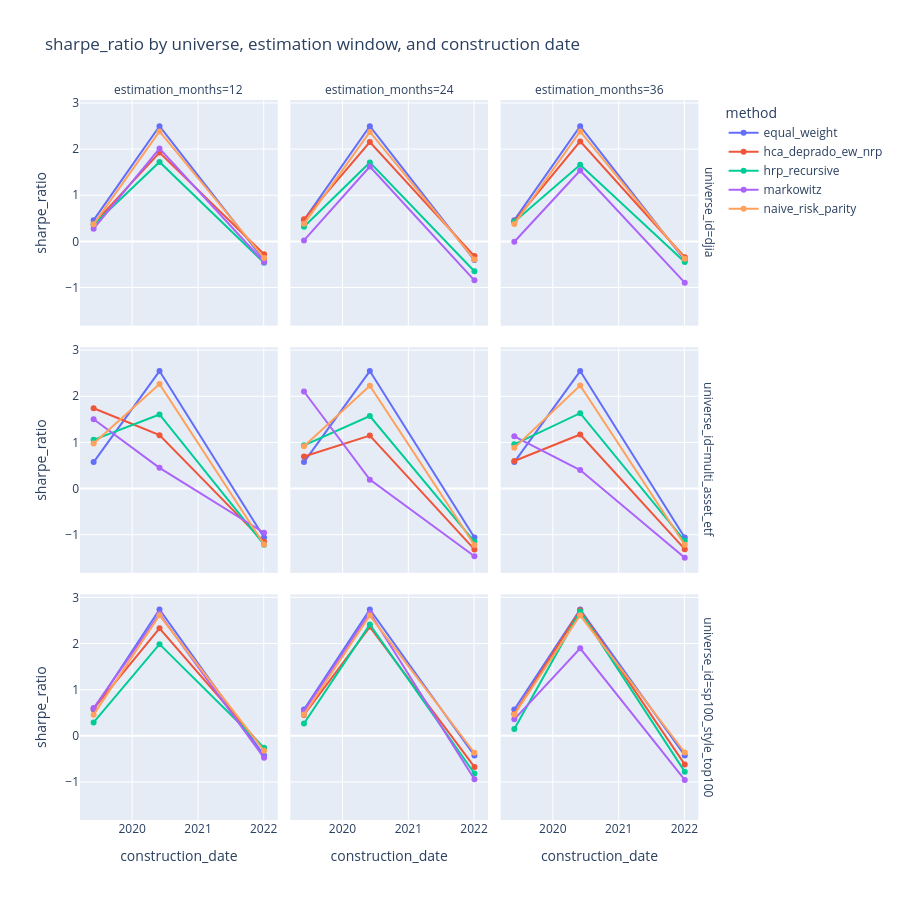

Source (notebook cell):
### Markdown cell above
## Compare A Metric Across All Runs

### Code cell
METRIC = "sharpe_ratio"

fig = px.line(
    summary.sort_values(["universe_id", "estimation_months", "construction_date", "method"]),
    x="construction_date",
    y=METRIC,
    color="method",
    facet_row="universe_id",
    facet_col="estimation_months",
    markers=True,
    title=f"{METRIC} by universe, estimation window, and construction date",
)
fig.update_layout(height=900)
fig.show()

### Figure 1 — Plotly figure (JSON) as saved in the notebook; plotly's stock layout.template omitted (floating-point values rounded to 4 significant figures)
{"data": [{"hovertemplate": "method=equal_weight<br>universe_id=djia<br>estimation_months=12<br>construction_date=%{x}<br>sharpe_ratio=%{y}<extra></extra>", "legendgroup": "equal_weight", "line": {"color": "#636efa", "dash": "solid"}, "marker": {"symbol": "circle"}, "mode": "lines+markers", "name": "equal_weight", "orientation": "v", "showlegend": true, "type": "scatter", "x": ["2019-06-01", "2020-06-01", "2022-01-03"], "xaxis": "x7", "y": [0.4598, 2.497, -0.4038], "yaxis": "y7"}, {"hovertemplate": "method=equal_weight<br>universe_id=djia<br>estimation_months=24<br>construction_date=%{x}<br>sharpe_ratio=%{y}<extra></extra>", "legendgroup": "equal_weight", "line": {"color": "#636efa", "dash": "solid"}, "marker": {"symbol": "circle"}, "mode": "lines+markers", "name": "equal_weight", "orientation": "v", "showlegend": false, "type": "scatter", "x": ["2019-06-01", "2020-06-01", "2022-01-03"], "xaxis": "x8", "y": [0.4598, 2.497, -0.4038], "yaxis": "y8"}, {"hovertemplate": "method=equal_weight<br>universe_id=djia<br>estimation_months=36<br>construction_date=%{x}<br>sharpe_ratio=%{y}<extra></extra>", "legendgroup": "equal_weight", "line": {"color": "#636efa", "dash": "solid"}, "marker": {"symbol": "circle"}, "mode": "lines+markers", "name": "equal_weight", "orientation": "v", "showlegend": false, "type": "scatter", "x": ["2019-06-01", "2020-06-01", "2022-01-03"], "xaxis": "x9", "y": [0.4598, 2.497, -0.4038], "yaxis": "y9"}, {"hovertemplate": "method=equal_weight<br>universe_id=multi_asset_etf<br>estimation_months=12<br>construction_date=%{x}<br>sharpe_ratio=%{y}<extra></extra>", "legendgroup": "equal_weight", "line": {"color": "#636efa", "dash": "solid"}, "marker": {"symbol": "circle"}, "mode": "lines+markers", "name": "equal_weight", "orientation": "v", "showlegend": false, "type": "scatter", "x": ["2019-06-01", "2020-06-01", "2022-01-03"], "xaxis": "x4", "y": [0.5748, 2.547, -1.059], "yaxis": "y4"}, {"hovertemplate": "method=equal_weight<br>universe_id=multi_asset_etf<br>estimation_months=24<br>construction_date=%{x}<br>sharpe_ratio=%{y}<extra></extra>", "legendgroup": "equal_weight", "line": {"color": "#636efa", "dash": "solid"}, "marker": {"symbol": "circle"}, "mode": "lines+markers", "name": "equal_weight", "orientation": "v", "showlegend": false, "type": "scatter", "x": ["2019-06-01", "2020-06-01", "2022-01-03"], "xaxis": "x5", "y": [0.5748, 2.547, -1.059], "yaxis": "y5"}, {"hovertemplate": "method=equal_weight<br>universe_id=multi_asset_etf<br>estimation_months=36<br>construction_date=%{x}<br>sharpe_ratio=%{y}<extra></extra>", "legendgroup": "equal_weight", "line": {"color": "#636efa", "dash": "solid"}, "marker": {"symbol": "circle"}, "mode": "lines+markers", "name": "equal_weight", "orientation": "v", "showlegend": false, "type": "scatter", "x": ["2019-06-01", "2020-06-01", "2022-01-03"], "xaxis": "x6", "y": [0.5748, 2.547, -1.059], "yaxis": "y6"}, {"hovertemplate": "method=equal_weight<br>universe_id=sp100_style_top100<br>estimation_months=12<br>construction_date=%{x}<br>sharpe_ratio=%{y}<extra></extra>", "legendgroup": "equal_weight", "line": {"color": "#636efa", "dash": "solid"}, "marker": {"symbol": "circle"}, "mode": "lines+markers", "name": "equal_weight", "orientation": "v", "showlegend": false, "type": "scatter", "x": ["2019-06-01", "2020-06-01", "2022-01-03"], "xaxis": "x", "y": [0.5696, 2.738, -0.4276], "yaxis": "y"}, {"hovertemplate": "method=equal_weight<br>universe_id=sp100_style_top100<br>estimation_months=24<br>construction_date=%{x}<br>sharpe_ratio=%{y}<extra></extra>", "legendgroup": "equal_weight", "line": {"color": "#636efa", "dash": "solid"}, "marker": {"symbol": "circle"}, "mode": "lines+markers", "name": "equal_weight", "orientation": "v", "showlegend": false, "type": "scatter", "x": ["2019-06-01", "2020-06-01", "2022-01-03"], "xaxis": "x2", "y": [0.5696, 2.738, -0.4276], "yaxis": "y2"}, {"hovertemplate": "method=equal_weight<br>universe_id=sp100_style_top100<br>estimation_months=36<br>construction_date=%{x}<br>sharpe_ratio=%{y}<extra></extra>", "legendgroup": "equal_weight", "line": {"color": "#636efa", "dash": "solid"}, "marker": {"symbol": "circle"}, "mode": "lines+markers", "name": "equal_weight", "orientation": "v", "showlegend": false, "type": "scatter", "x": ["2019-06-01", "2020-06-01", "2022-01-03"], "xaxis": "x3", "y": [0.5696, 2.738, -0.4276], "yaxis": "y3"}, {"hovertemplate": "method=hca_deprado_ew_nrp<br>universe_id=djia<br>estimation_months=12<br>construction_date=%{x}<br>sharpe_ratio=%{y}<extra></extra>", "legendgroup": "hca_deprado_ew_nrp", "line": {"color": "#EF553B", "dash": "solid"}, "marker": {"symbol": "circle"}, "mode": "lines+markers", "name": "hca_deprado_ew_nrp", "orientation": "v", "showlegend": true, "type": "scatter", "x": ["2019-06-01", "2020-06-01", "2022-01-03"], "xaxis": "x7", "y": [0.3786, 1.925, -0.2803], "yaxis": "y7"}, {"hovertemplate": "method=hca_deprado_ew_nrp<br>universe_id=djia<br>estimation_months=24<br>construction_date=%{x}<br>sharpe_ratio=%{y}<extra></extra>", "legendgroup": "hca_deprado_ew_nrp", "line": {"color": "#EF553B", "dash": "solid"}, "marker": {"symbol": "circle"}, "mode": "lines+markers", "name": "hca_deprado_ew_nrp", "orientation": "v", "showlegend": false, "type": "scatter", "x": ["2019-06-01", "2020-06-01", "2022-01-03"], "xaxis": "x8", "y": [0.4781, 2.154, -0.3194], "yaxis": "y8"}, {"hovertemplate": "method=hca_deprado_ew_nrp<br>universe_id=djia<br>estimation_months=36<br>construction_date=%{x}<br>sharpe_ratio=%{y}<extra></extra>", "legendgroup": "hca_deprado_ew_nrp", "line": {"color": "#EF553B", "dash": "solid"}, "marker": {"symbol": "circle"}, "mode": "lines+markers", "name": "hca_deprado_ew_nrp", "orientation": "v", "showlegend": false, "type": "scatter", "x": ["2019-06-01", "2020-06-01", "2022-01-03"], "xaxis": "x9", "y": [0.4322, 2.167, -0.344], "yaxis": "y9"}, {"hovertemplate": "method=hca_deprado_ew_nrp<br>universe_id=multi_asset_etf<br>estimation_months=12<br>construction_date=%{x}<br>sharpe_ratio=%{y}<extra></extra>", "legendgroup": "hca_deprado_ew_nrp", "line": {"color": "#EF553B", "dash": "solid"}, "marker": {"symbol": "circle"}, "mode": "lines+markers", "name": "hca_deprado_ew_nrp", "orientation": "v", "showlegend": false, "type": "scatter", "x": ["2019-06-01", "2020-06-01", "2022-01-03"], "xaxis": "x4", "y": [1.74, 1.158, -1.155], "yaxis": "y4"}, {"hovertemplate": "method=hca_deprado_ew_nrp<br>universe_id=multi_asset_etf<br>estimation_months=24<br>construction_date=%{x}<br>sharpe_ratio=%{y}<extra></extra>", "legendgroup": "hca_deprado_ew_nrp", "line": {"color": "#EF553B", "dash": "solid"}, "marker": {"symbol": "circle"}, "mode": "lines+markers", "name": "hca_deprado_ew_nrp", "orientation": "v", "showlegend": false, "type": "scatter", "x": ["2019-06-01", "2020-06-01", "2022-01-03"], "xaxis": "x5", "y": [0.6943, 1.148, -1.318], "yaxis": "y5"}, {"hovertemplate": "method=hca_deprado_ew_nrp<br>universe_id=multi_asset_etf<br>estimation_months=36<br>construction_date=%{x}<br>sharpe_ratio=%{y}<extra></extra>", "legendgroup": "hca_deprado_ew_nrp", "line": {"color": "#EF553B", "dash": "solid"}, "marker": {"symbol": "circle"}, "mode": "lines+markers", "name": "hca_deprado_ew_nrp", "orientation": "v", "showlegend": false, "type": "scatter", "x": ["2019-06-01", "2020-06-01", "2022-01-03"], "xaxis": "x6", "y": [0.5975, 1.171, -1.312], "yaxis": "y6"}, {"hovertemplate": "method=hca_deprado_ew_nrp<br>universe_id=sp100_style_top100<br>estimation_months=12<br>construction_date=%{x}<br>sharpe_ratio=%{y}<extra></extra>", "legendgroup": "hca_deprado_ew_nrp", "line": {"color": "#EF553B", "dash": "solid"}, "marker": {"symbol": "circle"}, "mode": "lines+markers", "name": "hca_deprado_ew_nrp", "orientation": "v", "showlegend": false, "type": "scatter", "x": ["2019-06-01", "2020-06-01", "2022-01-03"], "xaxis": "x", "y": [0.5902, 2.328, -0.2834], "yaxis": "y"}, {"hovertemplate": "method=hca_deprado_ew_nrp<br>universe_id=sp100_style_top100<br>estimation_months=24<br>construction_date=%{x}<br>sharpe_ratio=%{y}<extra></extra>", "legendgroup": "hca_deprado_ew_nrp", "line": {"color": "#EF553B", "dash": "solid"}, "marker": {"symbol": "circle"}, "mode": "lines+markers", "name": "hca_deprado_ew_nrp", "orientation": "v", "showlegend": false, "type": "scatter", "x": ["2019-06-01", "2020-06-01", "2022-01-03"], "xaxis": "x2", "y": [0.4523, 2.361, -0.6748], "yaxis": "y2"}, {"hovertemplate": "method=hca_deprado_ew_nrp<br>universe_id=sp100_style_top100<br>estimation_months=36<br>construction_date=%{x}<br>sharpe_ratio=%{y}<extra></extra>", "legendgroup": "hca_deprado_ew_nrp", "line": {"color": "#EF553B", "dash": "solid"}, "marker": {"symbol": "circle"}, "mode": "lines+markers", "name": "hca_deprado_ew_nrp", "orientation": "v", "showlegend": false, "type": "scatter", "x": ["2019-06-01", "2020-06-01", "2022-01-03"], "xaxis": "x3", "y": [0.4742, 2.719, -0.6203], "yaxis": "y3"}, {"hovertemplate": "method=hrp_recursive<br>universe_id=djia<br>estimation_months=12<br>construction_date=%{x}<br>sharpe_ratio=%{y}<extra></extra>", "legendgroup": "hrp_recursive", "line": {"color": "#00cc96", "dash": "solid"}, "marker": {"symbol": "circle"}, "mode": "lines+markers", "name": "hrp_recursive", "orientation": "v", "showlegend": true, "type": "scatter", "x": ["2019-06-01", "2020-06-01", "2022-01-03"], "xaxis": "x7", "y": [0.3596, 1.722, -0.4622], "yaxis": "y7"}, {"hovertemplate": "method=hrp_recursive<br>universe_id=djia<br>estimation_months=24<br>construction_date=%{x}<br>sharpe_ratio=%{y}<extra></extra>", "legendgroup": "hrp_recursive", "line": {"color": "#00cc96", "dash": "solid"}, "marker": {"symbol": "circle"}, "mode": "lines+markers", "name": "hrp_recursive", "orientation": "v", "showlegend": false, "type": "scatter", "x": ["2019-06-01", "2020-06-01", "2022-01-03"], "xaxis": "x8", "y": [0.316, 1.711, -0.6482], "yaxis": "y8"}, {"hovertemplate": "method=hrp_recursive<br>universe_id=djia<br>estimation_months=36<br>construction_date=%{x}<br>sharpe_ratio=%{y}<extra></extra>", "legendgroup": "hrp_recursive", "line": {"color": "#00cc96", "dash": "solid"}, "marker": {"symbol": "circle"}, "mode": "lines+markers", "name": "hrp_recursive", "orientation": "v", "showlegend": false, "type": "scatter", "x": ["2019-06-01", "2020-06-01", "2022-01-03"], "xaxis": "x9", "y": [0.4247, 1.659, -0.4471], "yaxis": "y9"}, {"hovertemplate": "method=hrp_recursive<br>universe_id=multi_asset_etf<br>estimation_months=12<br>construction_date=%{x}<br>sharpe_ratio=%{y}<extra></extra>", "legendgroup": "hrp_recursive", "line": {"color": "#00cc96", "dash": "solid"}, "marker": {"symbol": "circle"}, "mode": "lines+markers", "name": "hrp_recursive", "orientation": "v", "showlegend": false, "type": "scatter", "x": ["2019-06-01", "2020-06-01", "2022-01-03"], "xaxis": "x4", "y": [1.057, 1.606, -1.214], "yaxis": "y4"}, {"hovertemplate": "method=hrp_recursive<br>universe_id=multi_asset_etf<br>estimation_months=24<br>construction_date=%{x}<br>sharpe_ratio=%{y}<extra></extra>", "legendgroup": "hrp_recursive", "line": {"color": "#00cc96", "dash": "solid"}, "marker": {"symbol": "circle"}, "mode": "lines+markers", "name": "hrp_recursive", "orientation": "v", "showlegend": false, "type": "scatter", "x": ["2019-06-01", "2020-06-01", "2022-01-03"], "xaxis": "x5", "y": [0.9375, 1.571, -1.149], "yaxis": "y5"}, {"hovertemplate": "method=hrp_recursive<br>universe_id=multi_asset_etf<br>estimation_months=36<br>construction_date=%{x}<br>sharpe_ratio=%{y}<extra></extra>", "legendgroup": "hrp_recursive", "line": {"color": "#00cc96", "dash": "solid"}, "marker": {"symbol": "circle"}, "mode": "lines+markers", "name": "hrp_recursive", "orientation": "v", "showlegend": false, "type": "scatter", "x": ["2019-06-01", "2020-06-01", "2022-01-03"], "xaxis": "x6", "y": [0.9601, 1.633, -1.133], "yaxis": "y6"}, {"hovertemplate": "method=hrp_recursive<br>universe_id=sp100_style_top100<br>estimation_months=12<br>construction_date=%{x}<br>sharpe_ratio=%{y}<extra></extra>", "legendgroup": "hrp_recursive", "line": {"color": "#00cc96", "dash": "solid"}, "marker": {"symbol": "circle"}, "mode": "lines+markers", "name": "hrp_recursive", "orientation": "v", "showlegend": false, "type": "scatter", "x": ["2019-06-01", "2020-06-01", "2022-01-03"], "xaxis": "x", "y": [0.2884, 1.986, -0.261], "yaxis": "y"}, {"hovertemplate": "method=hrp_recursive<br>universe_id=sp100_style_top100<br>estimation_months=24<br>construction_date=%{x}<br>sharpe_ratio=%{y}<extra></extra>", "legendgroup": "hrp_recursive", "line": {"color": "#00cc96", "dash": "solid"}, "marker": {"symbol": "circle"}, "mode": "lines+markers", "name": "hrp_recursive", "orientation": "v", "showlegend": false, "type": "scatter", "x": ["2019-06-01", "2020-06-01", "2022-01-03"], "xaxis": "x2", "y": [0.2677, 2.409, -0.8165], "yaxis": "y2"}, {"hovertemplate": "method=hrp_recursive<br>universe_id=sp100_style_top100<br>estimation_months=36<br>construction_date=%{x}<br>sharpe_ratio=%{y}<extra></extra>", "legendgroup": "hrp_recursive", "line": {"color": "#00cc96", "dash": "solid"}, "marker": {"symbol": "circle"}, "mode": "lines+markers", "name": "hrp_recursive", "orientation": "v", "showlegend": false, "type": "scatter", "x": ["2019-06-01", "2020-06-01", "2022-01-03"], "xaxis": "x3", "y": [0.1475, 2.695, -0.7774], "yaxis": "y3"}, {"hovertemplate": "method=markowitz<br>universe_id=djia<br>estimation_months=12<br>construction_date=%{x}<br>sharpe_ratio=%{y}<extra></extra>", "legendgroup": "markowitz", "line": {"color": "#ab63fa", "dash": "solid"}, "marker": {"symbol": "circle"}, "mode": "lines+markers", "name": "markowitz", "orientation": "v", "showlegend": true, "type": "scatter", "x": ["2019-06-01", "2020-06-01", "2022-01-03"], "xaxis": "x7", "y": [0.2744, 2.011, -0.4533], "yaxis": "y7"}, {"hovertemplate": "method=markowitz<br>universe_id=djia<br>estimation_months=24<br>construction_date=%{x}<br>sharpe_ratio=%{y}<extra></extra>", "legendgroup": "markowitz", "line": {"color": "#ab63fa", "dash": "solid"}, "marker": {"symbol": "circle"}, "mode": "lines+markers", "name": "markowitz", "orientation": "v", "showlegend": false, "type": "scatter", "x": ["2019-06-01", "2020-06-01", "2022-01-03"], "xaxis": "x8", "y": [0.02027, 1.62, -0.8446], "yaxis": "y8"}, {"hovertemplate": "method=markowitz<br>universe_id=djia<br>estimation_months=36<br>construction_date=%{x}<br>sharpe_ratio=%{y}<extra></extra>", "legendgroup": "markowitz", "line": {"color": "#ab63fa", "dash": "solid"}, "marker": {"symbol": "circle"}, "mode": "lines+markers", "name": "markowitz", "orientation": "v", "showlegend": false, "type": "scatter", "x": ["2019-06-01", "2020-06-01", "2022-01-03"], "xaxis": "x9", "y": [-0.007835, 1.536, -0.8944], "yaxis": "y9"}, {"hovertemplate": "method=markowitz<br>universe_id=multi_asset_etf<br>estimation_months=12<br>construction_date=%{x}<br>sharpe_ratio=%{y}<extra></extra>", "legendgroup": "markowitz", "line": {"color": "#ab63fa", "dash": "solid"}, "marker": {"symbol": "circle"}, "mode": "lines+markers", "name": "markowitz", "orientation": "v", "showlegend": false, "type": "scatter", "x": ["2019-06-01", "2020-06-01", "2022-01-03"], "xaxis": "x4", "y": [1.502, 0.4493, -0.9573], "yaxis": "y4"}, {"hovertemplate": "method=markowitz<br>universe_id=multi_asset_etf<br>estimation_months=24<br>construction_date=%{x}<br>sharpe_ratio=%{y}<extra></extra>", "legendgroup": "markowitz", "line": {"color": "#ab63fa", "dash": "solid"}, "marker": {"symbol": "circle"}, "mode": "lines+markers", "name": "markowitz", "orientation": "v", "showlegend": false, "type": "scatter", "x": ["2019-06-01", "2020-06-01", "2022-01-03"], "xaxis": "x5", "y": [2.103, 0.1935, -1.465], "yaxis": "y5"}, {"hovertemplate": "method=markowitz<br>universe_id=multi_asset_etf<br>estimation_months=36<br>construction_date=%{x}<br>sharpe_ratio=%{y}<extra></extra>", "legendgroup": "markowitz", "line": {"color": "#ab63fa", "dash": "solid"}, "marker": {"symbol": "circle"}, "mode": "lines+markers", "name": "markowitz", "orientation": "v", "showlegend": false, "type": "scatter", "x": ["2019-06-01", "2020-06-01", "2022-01-03"], "xaxis": "x6", "y": [1.133, 0.4019, -1.499], "yaxis": "y6"}, {"hovertemplate": "method=markowitz<br>universe_id=sp100_style_top100<br>estimation_months=12<br>construction_date=%{x}<br>sharpe_ratio=%{y}<extra></extra>", "legendgroup": "markowitz", "line": {"color": "#ab63fa", "dash": "solid"}, "marker": {"symbol": "circle"}, "mode": "lines+markers", "name": "markowitz", "orientation": "v", "showlegend": false, "type": "scatter", "x": ["2019-06-01", "2020-06-01", "2022-01-03"], "xaxis": "x", "y": [0.5994, 2.642, -0.4782], "yaxis": "y"}, {"hovertemplate": "method=markowitz<br>universe_id=sp100_style_top100<br>estimation_months=24<br>construction_date=%{x}<br>sharpe_ratio=%{y}<extra></extra>", "legendgroup": "markowitz", "line": {"color": "#ab63fa", "dash": "solid"}, "marker": {"symbol": "circle"}, "mode": "lines+markers", "name": "markowitz", "orientation": "v", "showlegend": false, "type": "scatter", "x": ["2019-06-01", "2020-06-01", "2022-01-03"], "xaxis": "x2", "y": [0.5349, 2.666, -0.9408], "yaxis": "y2"}, {"hovertemplate": "method=markowitz<br>universe_id=sp100_style_top100<br>estimation_months=36<br>construction_date=%{x}<br>sharpe_ratio=%{y}<extra></extra>", "legendgroup": "markowitz", "line": {"color": "#ab63fa", "dash": "solid"}, "marker": {"symbol": "circle"}, "mode": "lines+markers", "name": "markowitz", "orientation": "v", "showlegend": false, "type": "scatter", "x": ["2019-06-01", "2020-06-01", "2022-01-03"], "xaxis": "x3", "y": [0.3568, 1.897, -0.9575], "yaxis": "y3"}, {"hovertemplate": "method=naive_risk_parity<br>universe_id=djia<br>estimation_months=12<br>construction_date=%{x}<br>sharpe_ratio=%{y}<extra></extra>", "legendgroup": "naive_risk_parity", "line": {"color": "#FFA15A", "dash": "solid"}, "marker": {"symbol": "circle"}, "mode": "lines+markers", "name": "naive_risk_parity", "orientation": "v", "showlegend": true, "type": "scatter", "x": ["2019-06-01", "2020-06-01", "2022-01-03"], "xaxis": "x7", "y": [0.3725, 2.382, -0.3622], "yaxis": "y7"}, {"hovertemplate": "method=naive_risk_parity<br>universe_id=djia<br>estimation_months=24<br>construction_date=%{x}<br>sharpe_ratio=%{y}<extra></extra>", "legendgroup": "naive_risk_parity", "line": {"color": "#FFA15A", "dash": "solid"}, "marker": {"symbol": "circle"}, "mode": "lines+markers", "name": "naive_risk_parity", "orientation": "v", "showlegend": false, "type": "scatter", "x": ["2019-06-01", "2020-06-01", "2022-01-03"], "xaxis": "x8", "y": [0.3809, 2.372, -0.3899], "yaxis": "y8"}, {"hovertemplate": "method=naive_risk_parity<br>universe_id=djia<br>estimation_months=36<br>construction_date=%{x}<br>sharpe_ratio=%{y}<extra></extra>", "legendgroup": "naive_risk_parity", "line": {"color": "#FFA15A", "dash": "solid"}, "marker": {"symbol": "circle"}, "mode": "lines+markers", "name": "naive_risk_parity", "orientation": "v", "showlegend": false, "type": "scatter", "x": ["2019-06-01", "2020-06-01", "2022-01-03"], "xaxis": "x9", "y": [0.3768, 2.382, -0.3787], "yaxis": "y9"}, {"hovertemplate": "method=naive_risk_parity<br>universe_id=multi_asset_etf<br>estimation_months=12<br>construction_date=%{x}<br>sharpe_ratio=%{y}<extra></extra>", "legendgroup": "naive_risk_parity", "line": {"color": "#FFA15A", "dash": "solid"}, "marker": {"symbol": "circle"}, "mode": "lines+markers", "name": "naive_risk_parity", "orientation": "v", "showlegend": false, "type": "scatter", "x": ["2019-06-01", "2020-06-01", "2022-01-03"], "xaxis": "x4", "y": [0.9755, 2.267, -1.213], "yaxis": "y4"}, {"hovertemplate": "method=naive_risk_parity<br>universe_id=multi_asset_etf<br>estimation_months=24<br>construction_date=%{x}<br>sharpe_ratio=%{y}<extra></extra>", "legendgroup": "naive_risk_parity", "line": {"color": "#FFA15A", "dash": "solid"}, "marker": {"symbol": "circle"}, "mode": "lines+markers", "name": "naive_risk_parity", "orientation": "v", "showlegend": false, "type": "scatter", "x": ["2019-06-01", "2020-06-01", "2022-01-03"], "xaxis": "x5", "y": [0.9166, 2.229, -1.224], "yaxis": "y5"}, {"hovertemplate": "method=naive_risk_parity<br>universe_id=multi_asset_etf<br>estimation_months=36<br>construction_date=%{x}<br>sharpe_ratio=%{y}<extra></extra>", "legendgroup": "naive_risk_parity", "line": {"color": "#FFA15A", "dash": "solid"}, "marker": {"symbol": "circle"}, "mode": "lines+markers", "name": "naive_risk_parity", "orientation": "v", "showlegend": false, "type": "scatter", "x": ["2019-06-01", "2020-06-01", "2022-01-03"], "xaxis": "x6", "y": [0.8826, 2.233, -1.219], "yaxis": "y6"}, {"hovertemplate": "method=naive_risk_parity<br>universe_id=sp100_style_top100<br>estimation_months=12<br>construction_date=%{x}<br>sharpe_ratio=%{y}<extra></extra>", "legendgroup": "naive_risk_parity", "line": {"color": "#FFA15A", "dash": "solid"}, "marker": {"symbol": "circle"}, "mode": "lines+markers", "name": "naive_risk_parity", "orientation": "v", "showlegend": false, "type": "scatter", "x": ["2019-06-01", "2020-06-01", "2022-01-03"], "xaxis": "x", "y": [0.4582, 2.611, -0.3264], "yaxis": "y"}, {"hovertemplate": "method=naive_risk_parity<br>universe_id=sp100_style_top100<br>estimation_months=24<br>construction_date=%{x}<br>sharpe_ratio=%{y}<extra></extra>", "legendgroup": "naive_risk_parity", "line": {"color": "#FFA15A", "dash": "solid"}, "marker": {"symbol": "circle"}, "mode": "lines+markers", "name": "naive_risk_parity", "orientation": "v", "showlegend": false, "type": "scatter", "x": ["2019-06-01", "2020-06-01", "2022-01-03"], "xaxis": "x2", "y": [0.4613, 2.606, -0.3674], "yaxis": "y2"}, {"hovertemplate": "method=naive_risk_parity<br>universe_id=sp100_style_top100<br>estimation_months=36<br>construction_date=%{x}<br>sharpe_ratio=%{y}<extra></extra>", "legendgroup": "naive_risk_parity", "line": {"color": "#FFA15A", "dash": "solid"}, "marker": {"symbol": "circle"}, "mode": "lines+markers", "name": "naive_risk_parity", "orientation": "v", "showlegend": false, "type": "scatter", "x": ["2019-06-01", "2020-06-01", "2022-01-03"], "xaxis": "x3", "y": [0.4599, 2.611, -0.3621], "yaxis": "y3"}], "layout": {"annotations": [{"font": {}, "showarrow": false, "text": "estimation_months=12", "x": 0.1567, "xanchor": "center", "xref": "paper", "y": 1.0, "yanchor": "bottom", "yref": "paper"}, {"font": {}, "showarrow": false, "text": "estimation_months=24", "x": 0.49, "xanchor": "center", "xref": "paper", "y": 1.0, "yanchor": "bottom", "yref": "paper"}, {"font": {}, "showarrow": false, "text": "estimation_months=36", "x": 0.8233, "xanchor": "center", "xref": "paper", "y": 1.0, "yanchor": "bottom", "yref": "paper"}, {"font": {}, "showarrow": false, "text": "universe_id=sp100_style_top100", "textangle": 90, "x": 0.98, "xanchor": "left", "xref": "paper", "y": 0.1567, "yanchor": "middle", "yref": "paper"}, {"font": {}, "showarrow": false, "text": "universe_id=multi_asset_etf", "textangle": 90, "x": 0.98, "xanchor": "left", "xref": "paper", "y": 0.5, "yanchor": "middle", "yref": "paper"}, {"font": {}, "showarrow": false, "text": "universe_id=djia", "textangle": 90, "x": 0.98, "xanchor": "left", "xref": "paper", "y": 0.8433, "yanchor": "middle", "yref": "paper"}], "height": 900, "legend": {"title": {"text": "method"}, "tracegroupgap": 0}, "title": {"text": "sharpe_ratio by universe, estimation window, and construction date"}, "xaxis": {"anchor": "y", "domain": [0, 0.3133], "title": {"text": "construction_date"}}, "xaxis2": {"anchor": "y2", "domain": [0.3333, 0.6467], "matches": "x", "title": {"text": "construction_date"}}, "xaxis3": {"anchor": "y3", "domain": [0.6667, 0.98], "matches": "x", "title": {"text": "construction_date"}}, "xaxis4": {"anchor": "y4", "domain": [0, 0.3133], "matches": "x", "showticklabels": false}, "xaxis5": {"anchor": "y5", "domain": [0.3333, 0.6467], "matches": "x", "showticklabels": false}, "xaxis6": {"anchor": "y6", "domain": [0.6667, 0.98], "matches": "x", "showticklabels": false}, "xaxis7": {"anchor": "y7", "domain": [0, 0.3133], "matches": "x", "showticklabels": false}, "xaxis8": {"anchor": "y8", "domain": [0.3333, 0.6467], "matches": "x", "showticklabels": false}, "xaxis9": {"anchor": "y9", "domain": [0.6667, 0.98], "matches": "x", "showticklabels": false}, "yaxis": {"anchor": "x", "domain": [0, 0.3133], "title": {"text": "sharpe_ratio"}}, "yaxis2": {"anchor": "x2", "domain": [0, 0.3133], "matches": "y", "showticklabels": false}, "yaxis3": {"anchor": "x3", "domain": [0, 0.3133], "matches": "y", "showticklabels": false}, "yaxis4": {"anchor": "x4", "domain": [0.3433, 0.6567], "matches": "y", "title": {"text": "sharpe_ratio"}}, "yaxis5": {"anchor": "x5", "domain": [0.3433, 0.6567], "matches": "y", "showticklabels": false}, "yaxis6": {"anchor": "x6", "domain": [0.3433, 0.6567], "matches": "y", "showticklabels": false}, "yaxis7": {"anchor": "x7", "domain": [0.6867, 1.0], "matches": "y", "title": {"text": "sharpe_ratio"}}, "yaxis8": {"anchor": "x8", "domain": [0.6867, 1.0], "matches": "y", "showticklabels": false}, "yaxis9": {"anchor": "x9", "domain": [0.6867, 1.0], "matches": "y", "showticklabels": false}}}
